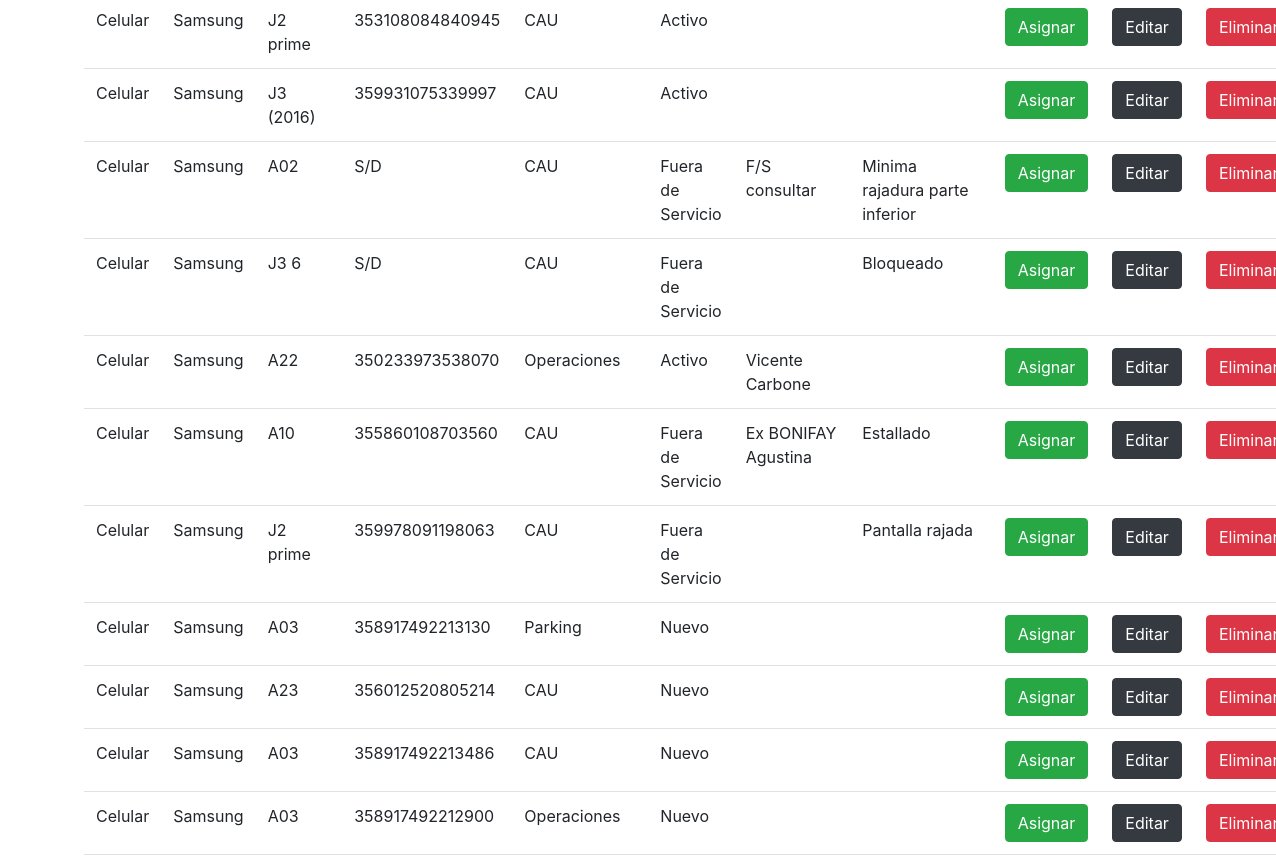
The page / (signed in, middle part) on the database as committed earlier.
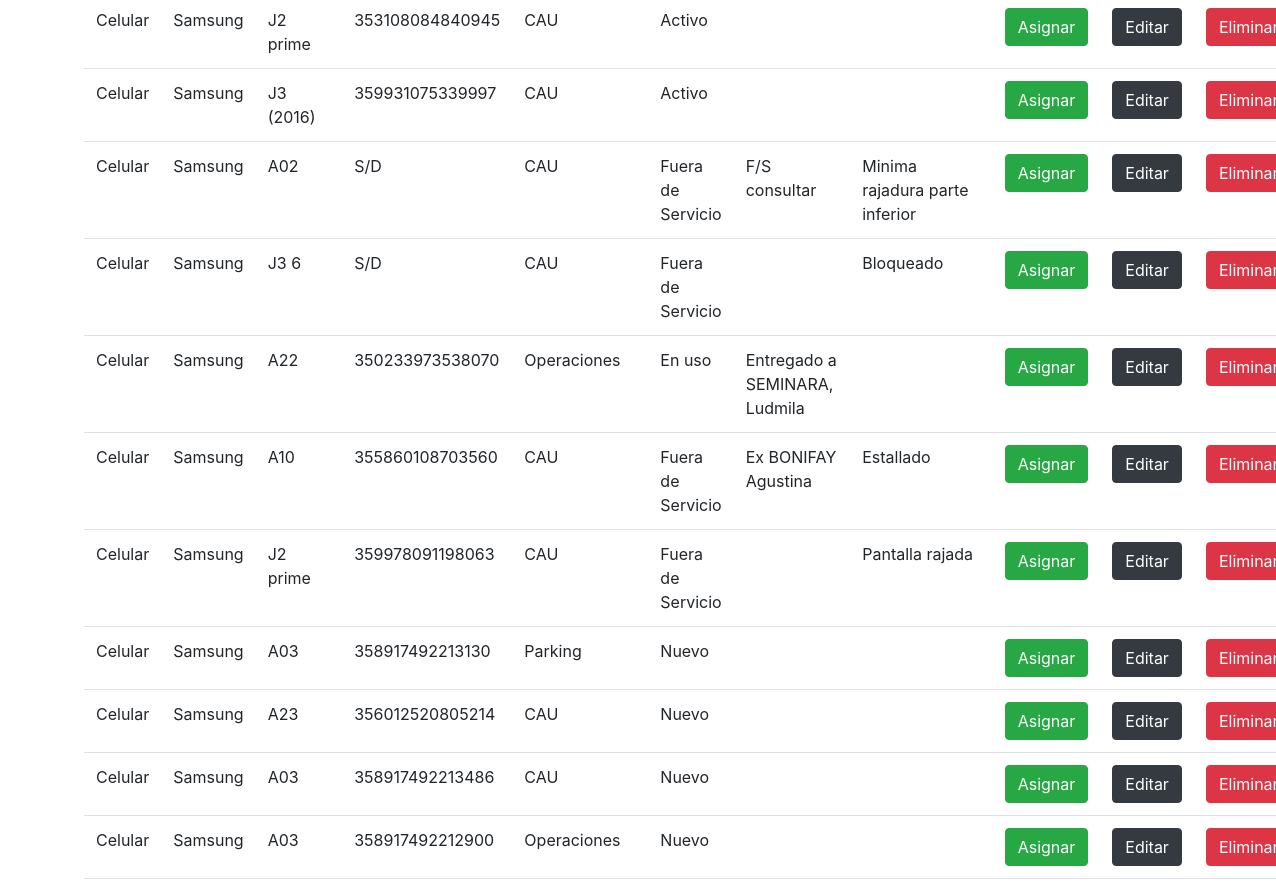
The same page on the database as committed later.
### stockaep/models.py (models this page shows, shortened)
class Hardware(models.Model):
    origenes = (
        ('T4', 'T4'),
        ('CAU', 'CAU'),
        ('Yenny', 'Yenny')
    )
    tipo = models.ForeignKey(Tipo, on_delete=models.CASCADE)
    marca = models.ForeignKey(Marca, on_delete=models.CASCADE)
    modelo = models.ForeignKey(Modelo, on_delete=models.CASCADE)
    nro_de_serie = models.CharField(max_length=100, blank=True)
    ubicacion = models.ForeignKey(Ubicacion, on_delete=models.CASCADE)
    estado = models.ForeignKey(Estado, on_delete=models.CASCADE)
    observaciones = models.TextField(max_length=500, blank=True)
    origen = models.CharField(choices=origenes, max_length=10, default='CAU')
    nota = models.TextField(max_length=500, blank=True)
    class Meta:
        ordering = ['tipo']

class Estado(models.Model):
    estados_hardware = (
    ("Nuevo", "Nuevo"),
    ('Activo', 'Activo'),
    ('En uso', 'En uso'),
    ('Fuera de Servicio', 'Fuera de Servicio'),
    ('Scrap', 'Scrap'),
    ('RMA', 'RMA')
)
    nombre = models.CharField(choices=estados_hardware, max_length=50)
    class Meta:
        ordering = ['nombre']
    def __str__(self):
        return f'{self.nombre}'

class Tipo(models.Model):
    name = models.CharField(max_length=50, unique=True)
    class Meta:
        ordering = ['name']
    def __str__(self) -> str:
        return self.name

class Marca(models.Model):
    nombre = models.CharField(max_length=50, null=False, default='S/D', unique=True)
    class Meta:
        ordering = ['nombre']
    def __str__(self):
        return self.nombre

class Modelo(models.Model):
    nombre = models.CharField(max_length=100, null=False, default='S/D')
    class Meta:
        ordering = ['nombre']
    def __str__(self):
        return self.nombre

class Ubicacion(models.Model):
    nombre = models.CharField(max_length=50)
    class Meta:
        ordering = ['nombre']
    def __str__(self):
        return self.nombre

### stockaep/views.py (the view)
# urls.py: path("", views.index, name='index'),
@login_required(login_url='login')
def index(request):
    cant_pags = []
    page = request.GET.get('page',1)
    asignacion = request.GET.get('asignacion', False)
    editar = request.GET.get('editar', False)
    agregar = request.GET.get('agregar', False)
    notificaciones = Notificacion.objects.filter(realizado = True)
    notificaciones = len(notificaciones)
    f = HardwareFilter(request.GET, queryset=Hardware.objects.all())
    product_paginator = Paginator(list(f.qs), PRODUCTS_PER_PAGE)
    try:
        pagina = product_paginator.page(page)
    except EmptyPage:
        pagina = product_paginator.page(product_paginator.num_pages)
    except:
        pagina = product_paginator.page(product_paginator.num_pages)
    for i in list(product_paginator.page_range):
        if i <= int(page) + 5 and i>=int(page)-5:
            cant_pags.append(i)
    ctx = {
        'link':'index',
        'filter':f,
        'pagina': pagina,
        'paginator':product_paginator,
        'cant_pags':cant_pags,
        'num_page':int(page),
        'cant_notificaciones':notificaciones
    }
    if asignacion == '1':
        ctx['asignacion'] = True
    if editar == '1':
        ctx['editar'] = True
    if agregar == '1':
        ctx['agregar'] = True
    return render(request, 'main.html', ctx)

### templates/main.html (shortened to what this page needs)
{% load static %}
<!DOCTYPE html>
<html lang="en">
<head>
    <link rel="stylesheet" href="https://stackpath.bootstrapcdn.com/bootstrap/4.5.0/css/bootstrap.min.css"0>
</head>
<body>
    {% if link == 'index' %}
        {% include 'list_hardware.html' %}
    {% elif link == 'create' %}
        {% include 'add_to_inventary.html' %}
    {% elif link == 'edit' %}
        {% include 'edit_hardware.html' %}
    {% elif link == 'notification' %}
        {% include 'notifications.html' %}
    {% elif link == 'asignaciones'%}
        {% include 'asignaciones.html' %}
    {% elif link == "admin_users" %}
        {% include "admin_users.html" %}
    {% elif link == "cambio_contraseña" %}
        {% include "cambio_contraseña.html" %}
    {% elif link == "realizar_informe" %}
        {% include "realizar_informe.html" %}
    {% endif %}
</body>
</html>

### templates/list_hardware.html (shortened to what this page needs)
{% load static%}
{% block content %}
    <div class="container p-3">
    <table class="table table-hover">
        <tbody>
            {% for hardware in pagina.object_list %}
            <tr>
                <td>{{ hardware.tipo }}</td>
                <td>{{ hardware.marca }}</td>
                <td>{{ hardware.modelo }}</td>
                <td>{{ hardware.nro_de_serie }}</td>
                <td>{{ hardware.ubicacion }}</td>
                <td>{{hardware.estado}}</td>
                <td>{{hardware.nota}}</td>
                <td>{{hardware.observaciones}}</td>
                <td><button type="button" class="btn btn-success" data-toggle="modal" data-target="#modalAsignacion{{hardware.id}}" id="botonAsignacion">Asignar</button></td>
                <td><a class="btn btn-dark" href="edit/{{hardware.id}}">Editar</a></td>
                <td><button type="button" class="btn btn-danger" data-toggle="modal" data-target="#delete-{{hardware.id}}">Eliminar</button></td>
            </tr>
            {% endfor %}
        </tbody>
    </table>
</div>
{% endblock %}

Rows that differ between the two databases and show on the page:
changed Hardware: estado "Activo" → "En uso"; nota "Vicente Carbone" → "Entregado a SEMINARA, Ludmila"
